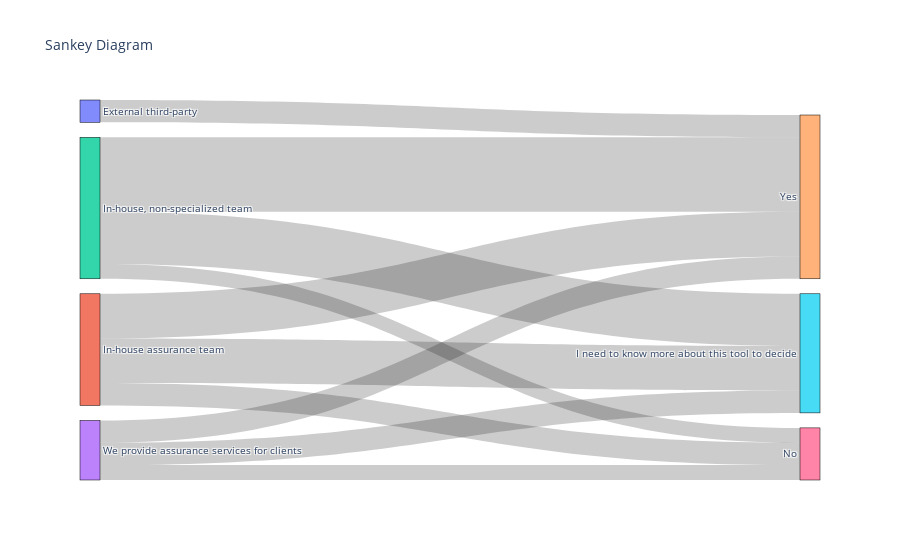

Notebook code cell kept with this figure:
### Code cell
source_column = 'Assurance_experience'
target_column = 'need_for_visual_tool'

plot_sankey(df, source_column, target_column)

### Figure 1 — Plotly figure (JSON) as saved in the notebook; plotly's stock layout.template omitted (floating-point values rounded to 4 significant figures)
{"data": [{"link": {"source": [0, 1, 1, 1, 2, 2, 2, 3, 3, 3], "target": [4, 5, 6, 4, 5, 6, 4, 5, 6, 4], "value": [3, 6, 3, 6, 7, 2, 10, 3, 2, 3]}, "node": {"label": ["External third-party", "In-house assurance team", "In-house, non-specialized team", "We provide assurance services for clients", "Yes", "I need to know more about this tool to decide", "No"], "line": {"color": "black", "width": 0.5}, "pad": 15, "thickness": 20}, "type": "sankey"}], "layout": {"font": {"size": 10}, "title": {"text": "Sankey Diagram"}}}
